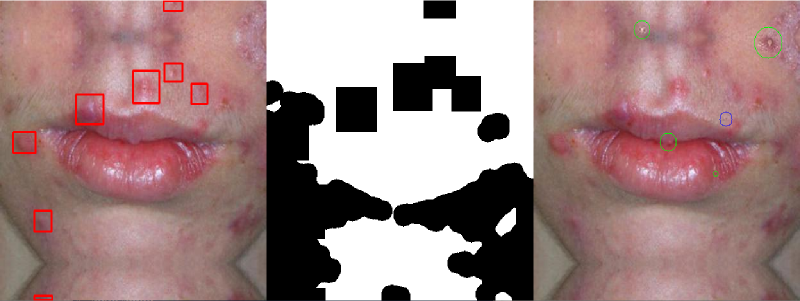
#> input picture Augmentare Script/imagini/Poza 1 masca faciala + adaugare patch.png, 1600 x 602 px (shown at 1/2 size)
$ python -i vizualizare_adaugare_leziune.py   (imports and definitions only)
#> lines starting #> are read from the running program, lines starting #| are printed output that depends on the picture; after the words box and inside, x2 and y2 are one past the last pixel; in counts of white or black regions, pixels touching at a corner belong together
#> further down, picture is the input picture: shape (602, 1600, 3); mean B, G, R 129, 129.7, 159.2
import cv2
import numpy as np
import os
import random
from pathlib import Path

DATASET_PATH = "."
PATCHES_PATH_NODUL   = "./patches_minoritare_nodul"
PATCHES_PATH_PUSTULE = "./patches_minoritare_pustule"
PATCHES_PATH_COMEDO  = "./patches_minoritare_comedo"

OUTPUT_IMAGES_DIR = "./augmented/train/images"
OUTPUT_LABELS_DIR = "./augmented/train/labels"

AUGMENTARI_PER_IMAGINE = 2

MIN_COMEDO, MAX_COMEDO   = 1, 2
MIN_NODULI,  MAX_NODULI  = 1, 3
MIN_PUSTULE, MAX_PUSTULE = 2, 5

COMEDO_CLASS_ID = 0    # clasa "comedo"
NODUL_CLASS_ID   = 1   # clasa "nodul"
PUSTULA_CLASS_ID = 3   # clasa "pustula"

IMAGE_EXTENSIONS   = {".jpg", ".jpeg", ".png", ".bmp"}
SCALA_MARIRE_MIN   = 0.8
SCALA_MARIRE_MAX   = 1.2

# 1. Script de generare a mastii pielii
def build_skin_mask_dynamic(image_bgr: np.ndarray) -> np.ndarray:
    h, w = image_bgr.shape[:2]
#> h = 602; w = 1600
    blurred = cv2.GaussianBlur(image_bgr, (11, 11), 0) # o blurez
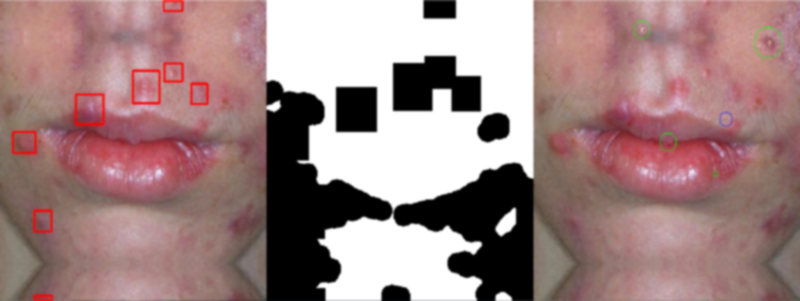
#> blurred: shape (602, 1600, 3) (shown at 1/2 size); mean B, G, R 129, 129.6, 159.2
    ycrcb   = cv2.cvtColor(blurred, cv2.COLOR_BGR2YCrCb) # o transform din BGR in YCrCb
#> ycrcb: shape (602, 1600, 3); mean of channels 0, 1, 2 138.4, 142.8, 122.7

    cw, ch = w // 2, h // 2
#> cw = 800; ch = 301
    dw, dh = int(w * 0.1), int(h * 0.1)
#> dw = 160; dh = 60
    center_patch = ycrcb[ch - dh:ch + dh, cw - dw:cw + dw] # dreptunghiul centrat 20% din imaginea mare => Ma bazez ca subiectul este mereu in centrul imagini
#> center_patch: shape (120, 320, 3); mean of channels 0, 1, 2 241.1, 128, 128

    median_cr = np.median(center_patch[:, :, 1])
#> median_cr = 128
    median_cb = np.median(center_patch[:, :, 2])
#> median_cb = 128
    margin    = 20

    # iau mediana din Cr si Cb si mai adaug o margine de 20%
    # mediana si nu medie deoarece media este influentata de outlieri

    lower_bound = np.array([0,   max(0,   median_cr - margin), max(0,   median_cb - margin)], dtype=np.uint8)
#> lower_bound = [0, 108, 108]
    upper_bound = np.array([255, min(255, median_cr + margin), min(255, median_cb + margin)], dtype=np.uint8)
#> upper_bound = [255, 148, 148]

    mask = cv2.inRange(ycrcb, lower_bound, upper_bound)
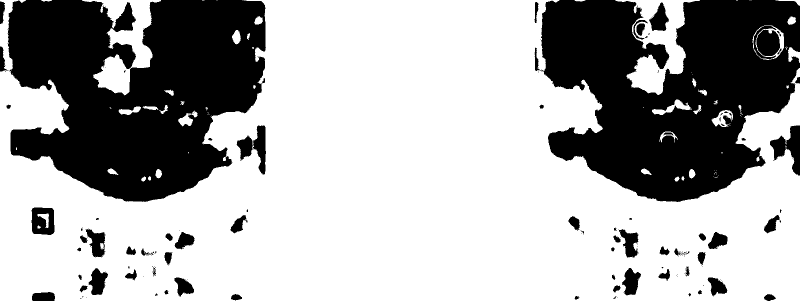
#> mask: shape (602, 1600) (shown at 1/2 size); 67.3% white; 143 black regions (81 under 20 px), largest, box (x1, y1, x2, y2) and area: (15, 0, 532, 404) 147299, (1082, 0, 1600, 404) 142460, (1540, 251, 1600, 351) 2783
    gray = cv2.cvtColor(image_bgr, cv2.COLOR_BGR2GRAY) # Mai treb o data imaginea originala din BGR in Gri pentru a elmina zonele foarte intunecate (ex par inchis, umbre, background)
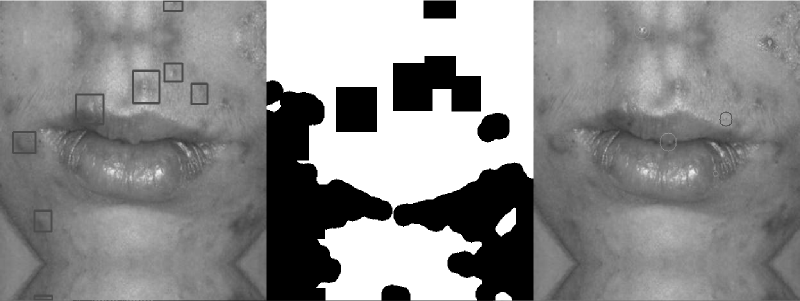
#> gray: shape (602, 1600) (shown at 1/2 size); min 0, max 255, mean 138.4
    mask[gray < 45] = 0
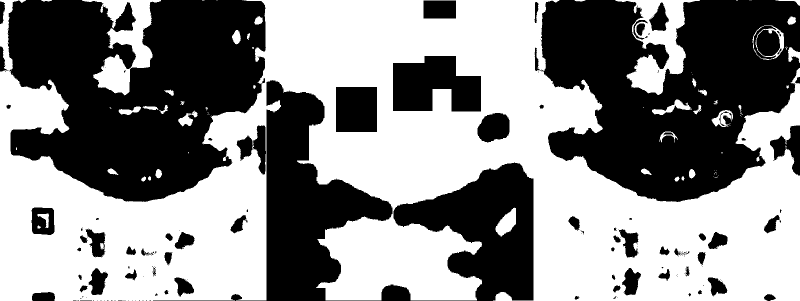
#> mask: shape (602, 1600) (shown at 1/2 size); 54.1% white; 162 black regions (95 under 20 px), largest, box (x1, y1, x2, y2) and area: (15, 0, 532, 404) 147299, (1082, 0, 1600, 404) 142554, (306, 160, 1067, 602) 99181

    # operatiile de eroziune si dilarate
    kernel_open = cv2.getStructuringElement(cv2.MORPH_ELLIPSE, (5, 5))
    mask = cv2.morphologyEx(mask, cv2.MORPH_OPEN, kernel_open, iterations=1)
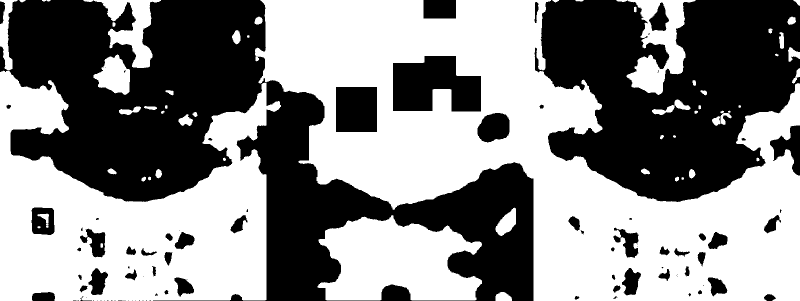
#> mask: shape (602, 1600) (shown at 1/2 size); 53.7% white; 98 black regions (45 under 20 px), largest, box (x1, y1, x2, y2) and area: (15, 0, 1067, 602) 250444, (1069, 0, 1600, 404) 145505, (786, 112, 962, 223) 14873

    kernel_close = cv2.getStructuringElement(cv2.MORPH_ELLIPSE, (15, 15))
    mask = cv2.morphologyEx(mask, cv2.MORPH_CLOSE, kernel_close, iterations=2)
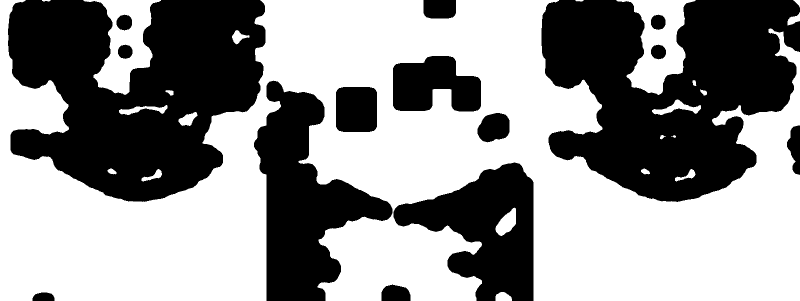
#> mask: shape (602, 1600) (shown at 1/2 size); 57.1% white; 15 black regions, largest, box (x1, y1, x2, y2) and area: (16, 0, 531, 404) 142290, (1083, 0, 1600, 404) 139641, (508, 161, 785, 602) 56455

    return mask


# ---------------------------------------------------------------------------
# ── 2. LOGICA YOLO ȘI EVITAREA COLIZIUNILOR ────────────────────────────────
# ---------------------------------------------------------------------------
# [172 lines left out: functions citeste_etichete_yolo, creaza_masca_interzisa, incarca_set_leziuni, vizualizeaza_augmentarea, not called in this run]

# [2 lines not run here, left out]

>>> import cv2
>>> picture = cv2.imread('imagini/Poza 1 masca faciala + adaugare patch.png')
>>> result = build_skin_mask_dynamic(picture)
